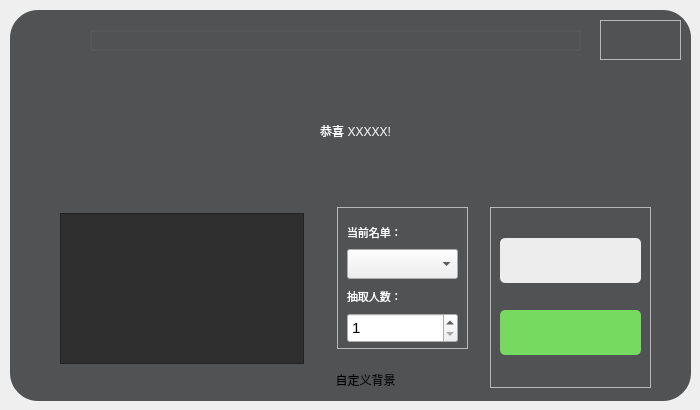
<?xml version="1.0" encoding="UTF-8"?>
<ui version="4.0">
 <class>Form</class>
 <widget class="QWidget" name="Form">
  <property name="geometry">
   <rect>
    <x>0</x>
    <y>0</y>
    <width>700</width>
    <height>410</height>
   </rect>
  </property>
  <property name="windowTitle">
   <string>Form</string>
  </property>
  <property name="windowIcon">
   <iconset resource="res/ui1.qrc">
    <normaloff>:/icons/picker.ico</normaloff>:/icons/picker.ico</iconset>
  </property>
  <widget class="QLabel" name="label">
   <property name="geometry">
    <rect>
     <x>10</x>
     <y>10</y>
     <width>681</width>
     <height>391</height>
    </rect>
   </property>
   <property name="styleSheet">
    <string notr="true">background-color: rgba(42, 45, 47, 0.81);
border-radius: 28px;</string>
   </property>
   <property name="text">
    <string/>
   </property>
  </widget>
  <widget class="QLabel" name="label_2">
   <property name="geometry">
    <rect>
     <x>10</x>
     <y>10</y>
     <width>681</width>
     <height>391</height>
    </rect>
   </property>
   <property name="styleSheet">
    <string notr="true">border-image: url(:/images/(1070).webp);
border-radius: 28px;</string>
   </property>
   <property name="text">
    <string/>
   </property>
  </widget>
  <widget class="QFrame" name="frame">
   <property name="geometry">
    <rect>
     <x>600</x>
     <y>20</y>
     <width>81</width>
     <height>40</height>
    </rect>
   </property>
   <property name="styleSheet">
    <string notr="true">
QPushButton{
	border:none;
}
QPushButton:hover{
	padding-bottom:4px;
}</string>
   </property>
   <property name="frameShape">
    <enum>QFrame::StyledPanel</enum>
   </property>
   <property name="frameShadow">
    <enum>QFrame::Raised</enum>
   </property>
   <layout class="QHBoxLayout" name="horizontalLayout">
    <item>
     <widget class="QPushButton" name="pushButton">
      <property name="text">
       <string/>
      </property>
      <property name="icon">
       <iconset resource="res/ui1.qrc">
        <normaloff>:/icons/hide.png</normaloff>:/icons/hide.png</iconset>
      </property>
      <property name="iconSize">
       <size>
        <width>20</width>
        <height>20</height>
       </size>
      </property>
     </widget>
    </item>
    <item>
     <widget class="QPushButton" name="pushButton_3">
      <property name="text">
       <string/>
      </property>
      <property name="icon">
       <iconset resource="res/ui1.qrc">
        <normaloff>:/icons/exit.png</normaloff>:/icons/exit.png</iconset>
      </property>
      <property name="iconSize">
       <size>
        <width>20</width>
        <height>20</height>
       </size>
      </property>
     </widget>
    </item>
   </layout>
  </widget>
  <widget class="QLabel" name="label_3">
   <property name="geometry">
    <rect>
     <x>60</x>
     <y>70</y>
     <width>591</width>
     <height>121</height>
    </rect>
   </property>
   <property name="styleSheet">
    <string notr="true">QLabel {
    color: #FFFFFF;
}</string>
   </property>
   <property name="frameShape">
    <enum>QFrame::NoFrame</enum>
   </property>
   <property name="text">
    <string>恭喜 XXXXX!</string>
   </property>
   <property name="alignment">
    <set>Qt::AlignCenter</set>
   </property>
   <property name="wordWrap">
    <bool>true</bool>
   </property>
   <property name="margin">
    <number>0</number>
   </property>
  </widget>
  <widget class="QListWidget" name="listWidget">
   <property name="geometry">
    <rect>
     <x>60</x>
     <y>213</y>
     <width>244</width>
     <height>151</height>
    </rect>
   </property>
   <property name="styleSheet">
    <string notr="true">QListWidget {
    background-color: rgba(43, 43, 43, 0.9);
    color: rgba(255, 255, 255, 1);
}

QScrollBar:vertical {
    width: 12px;
    border: 1px solid rgba(43, 43, 43, 0.9);
    margin: 0px;
    padding-top: 0px;
    padding-bottom: 0px;
}

QScrollBar::handle:vertical {
    width: 3px;
    background: rgba(75, 75, 75, 0.9);
    min-height: 20px;
}

QScrollBar::handle:vertical:hover {
    background: rgba(63, 63, 63, 1);
}

QScrollBar::sub-line:vertical,
QScrollBar::add-line:vertical {
    width: 0px;
    height: 0px;
}

QScrollBar::add-page:vertical,
QScrollBar::sub-page:vertical {
    background: rgba(43, 43, 43, 0.9);
}

QScrollBar:horizontal {
    height: 12px;
    border: 1px rgba(43, 43, 43, 0.9);
    margin: 0px;
    padding-left: 0px;
    padding-right: 0px;
}

QScrollBar::handle:horizontal {
    height: 16px;
    background: rgba(75, 75, 75, 0.9);
    min-width: 20px;
}

QScrollBar::handle:horizontal:hover {
    background: rgba(63, 63, 63, 1);
}

QScrollBar::add-page:horizontal,
QScrollBar::sub-page:horizontal {
    background: rgba(43, 43, 43, 0.9);
}

* {
    font-size: 13.50pt;
}
</string>
   </property>
   <property name="verticalScrollBarPolicy">
    <enum>Qt::ScrollBarAsNeeded</enum>
   </property>
   <property name="horizontalScrollBarPolicy">
    <enum>Qt::ScrollBarAsNeeded</enum>
   </property>
   <property name="showDropIndicator" stdset="0">
    <bool>false</bool>
   </property>
   <property name="dragEnabled">
    <bool>false</bool>
   </property>
   <property name="defaultDropAction">
    <enum>Qt::IgnoreAction</enum>
   </property>
   <property name="selectionMode">
    <enum>QAbstractItemView::SingleSelection</enum>
   </property>
   <property name="selectionBehavior">
    <enum>QAbstractItemView::SelectItems</enum>
   </property>
   <property name="verticalScrollMode">
    <enum>QAbstractItemView::ScrollPerPixel</enum>
   </property>
   <property name="horizontalScrollMode">
    <enum>QAbstractItemView::ScrollPerPixel</enum>
   </property>
   <property name="movement">
    <enum>QListView::Static</enum>
   </property>
   <property name="resizeMode">
    <enum>QListView::Fixed</enum>
   </property>
  </widget>
  <widget class="QFrame" name="frame_2">
   <property name="geometry">
    <rect>
     <x>337</x>
     <y>207</y>
     <width>131</width>
     <height>142</height>
    </rect>
   </property>
   <property name="styleSheet">
    <string notr="true">* {
    font-size: 8.25pt;
}</string>
   </property>
   <property name="frameShape">
    <enum>QFrame::StyledPanel</enum>
   </property>
   <property name="frameShadow">
    <enum>QFrame::Raised</enum>
   </property>
   <layout class="QVBoxLayout" name="verticalLayout">
    <item>
     <widget class="QLabel" name="label_5">
      <property name="minimumSize">
       <size>
        <width>0</width>
        <height>30</height>
       </size>
      </property>
      <property name="styleSheet">
       <string notr="true">QLabel {
    color: #FFFFFF;
}</string>
      </property>
      <property name="text">
       <string>当前名单：</string>
      </property>
     </widget>
    </item>
    <item>
     <widget class="QComboBox" name="comboBox">
      <property name="minimumSize">
       <size>
        <width>0</width>
        <height>30</height>
       </size>
      </property>
      <property name="styleSheet">
       <string notr="true">QComboBox {
    font-size: 15px; /* 设置默认显示的字体大小 */
}

QComboBox QAbstractItemView {
    font-size: 15px; /* 设置下拉列表中项目的字体大小 */
}
</string>
      </property>
      <property name="editable">
       <bool>false</bool>
      </property>
      <property name="currentIndex">
       <number>-1</number>
      </property>
      <property name="maxVisibleItems">
       <number>8</number>
      </property>
      <property name="minimumContentsLength">
       <number>0</number>
      </property>
      <property name="duplicatesEnabled">
       <bool>false</bool>
      </property>
      <property name="frame">
       <bool>true</bool>
      </property>
     </widget>
    </item>
    <item>
     <widget class="QLabel" name="label_4">
      <property name="minimumSize">
       <size>
        <width>0</width>
        <height>30</height>
       </size>
      </property>
      <property name="styleSheet">
       <string notr="true">QLabel {
    color: #FFFFFF;
}</string>
      </property>
      <property name="text">
       <string>抽取人数：</string>
      </property>
     </widget>
    </item>
    <item>
     <widget class="QSpinBox" name="spinBox">
      <property name="minimumSize">
       <size>
        <width>0</width>
        <height>30</height>
       </size>
      </property>
      <property name="styleSheet">
       <string notr="true">* {
    font-size: 15px;
}</string>
      </property>
      <property name="minimum">
       <number>1</number>
      </property>
      <property name="maximum">
       <number>999999</number>
      </property>
     </widget>
    </item>
   </layout>
  </widget>
  <widget class="QPushButton" name="pushButton_4">
   <property name="geometry">
    <rect>
     <x>30</x>
     <y>30</y>
     <width>31</width>
     <height>23</height>
    </rect>
   </property>
   <property name="styleSheet">
    <string notr="true">
QPushButton{
	border:none;
}
QPushButton:hover{
	padding-bottom:4px;
}</string>
   </property>
   <property name="text">
    <string/>
   </property>
   <property name="icon">
    <iconset resource="res/ui1.qrc">
     <normaloff>:/icons/setting.png</normaloff>:/icons/setting.png</iconset>
   </property>
   <property name="iconSize">
    <size>
     <width>20</width>
     <height>20</height>
    </size>
   </property>
  </widget>
  <widget class="QProgressBar" name="progressBar">
   <property name="geometry">
    <rect>
     <x>90</x>
     <y>30</y>
     <width>491</width>
     <height>21</height>
    </rect>
   </property>
   <property name="styleSheet">
    <string notr="true"> QProgressBar {
        border: 2px solid rgba(88, 88, 88, 0.81);
        border-radius: 2px;
        background-color: rgba(0, 0, 0, 0);
    }

    QProgressBar::chunk {
    	background-color: QLinearGradient(
            x1: 0, y1: 0, x2: 1, y2: 1,
            stop: 0 #00BCD4, stop: 1 #8BC34A
        );
    	border-radius: 8px;
    }</string>
   </property>
   <property name="maximum">
    <number>0</number>
   </property>
   <property name="value">
    <number>-1</number>
   </property>
   <property name="alignment">
    <set>Qt::AlignLeading|Qt::AlignLeft|Qt::AlignVCenter</set>
   </property>
   <property name="textVisible">
    <bool>false</bool>
   </property>
   <property name="orientation">
    <enum>Qt::Horizontal</enum>
   </property>
   <property name="invertedAppearance">
    <bool>false</bool>
   </property>
   <property name="textDirection">
    <enum>QProgressBar::TopToBottom</enum>
   </property>
  </widget>
  <widget class="QFrame" name="frame_3">
   <property name="geometry">
    <rect>
     <x>490</x>
     <y>207</y>
     <width>161</width>
     <height>181</height>
    </rect>
   </property>
   <property name="styleSheet">
    <string notr="true">* {
    font-size: 9pt; 
}</string>
   </property>
   <property name="frameShape">
    <enum>QFrame::StyledPanel</enum>
   </property>
   <property name="frameShadow">
    <enum>QFrame::Raised</enum>
   </property>
   <layout class="QVBoxLayout" name="verticalLayout_2">
    <item>
     <widget class="QPushButton" name="pushButton_5">
      <property name="minimumSize">
       <size>
        <width>0</width>
        <height>45</height>
       </size>
      </property>
      <property name="styleSheet">
       <string notr="true">QPushButton{background:rgba(237, 237, 237, 1);border-radius:5px;}QPushButton:hover{background:rgba(210, 210, 210, 0.6);}</string>
      </property>
      <property name="text">
       <string/>
      </property>
      <property name="icon">
       <iconset resource="res/ui1.qrc">
        <normaloff>:/icons/swindow.png</normaloff>:/icons/swindow.png</iconset>
      </property>
      <property name="iconSize">
       <size>
        <width>16</width>
        <height>18</height>
       </size>
      </property>
     </widget>
    </item>
    <item>
     <widget class="QPushButton" name="pushButton_2">
      <property name="minimumSize">
       <size>
        <width>0</width>
        <height>45</height>
       </size>
      </property>
      <property name="styleSheet">
       <string notr="true">QPushButton {
    font-size: 18px;
}
QPushButton{background:rgba(118, 218, 96, 1);border-radius:5px;}QPushButton:hover{background:rgba(80, 182, 84, 1);}</string>
      </property>
      <property name="text">
       <string/>
      </property>
      <property name="icon">
       <iconset resource="res/ui1.qrc">
        <normaloff>:/icons/start.png</normaloff>:/icons/start.png</iconset>
      </property>
      <property name="iconSize">
       <size>
        <width>19</width>
        <height>19</height>
       </size>
      </property>
     </widget>
    </item>
   </layout>
  </widget>
  <widget class="QLabel" name="label_6">
   <property name="geometry">
    <rect>
     <x>270</x>
     <y>370</y>
     <width>191</width>
     <height>20</height>
    </rect>
   </property>
   <property name="text">
    <string>自定义背景</string>
   </property>
   <property name="alignment">
    <set>Qt::AlignCenter</set>
   </property>
   <property name="textInteractionFlags">
    <set>Qt::NoTextInteraction</set>
   </property>
  </widget>
  <zorder>label_2</zorder>
  <zorder>label</zorder>
  <zorder>frame</zorder>
  <zorder>label_3</zorder>
  <zorder>listWidget</zorder>
  <zorder>frame_2</zorder>
  <zorder>pushButton_4</zorder>
  <zorder>progressBar</zorder>
  <zorder>frame_3</zorder>
  <zorder>label_6</zorder>
 </widget>
 <resources>
  <include location="res/ui1.qrc"/>
 </resources>
 <connections>
  <connection>
   <sender>pushButton_3</sender>
   <signal>clicked()</signal>
   <receiver>Form</receiver>
   <slot>close()</slot>
   <hints>
    <hint type="sourcelabel">
     <x>654</x>
     <y>59</y>
    </hint>
    <hint type="destinationlabel">
     <x>665</x>
     <y>91</y>
    </hint>
   </hints>
  </connection>
 </connections>
</ui>
